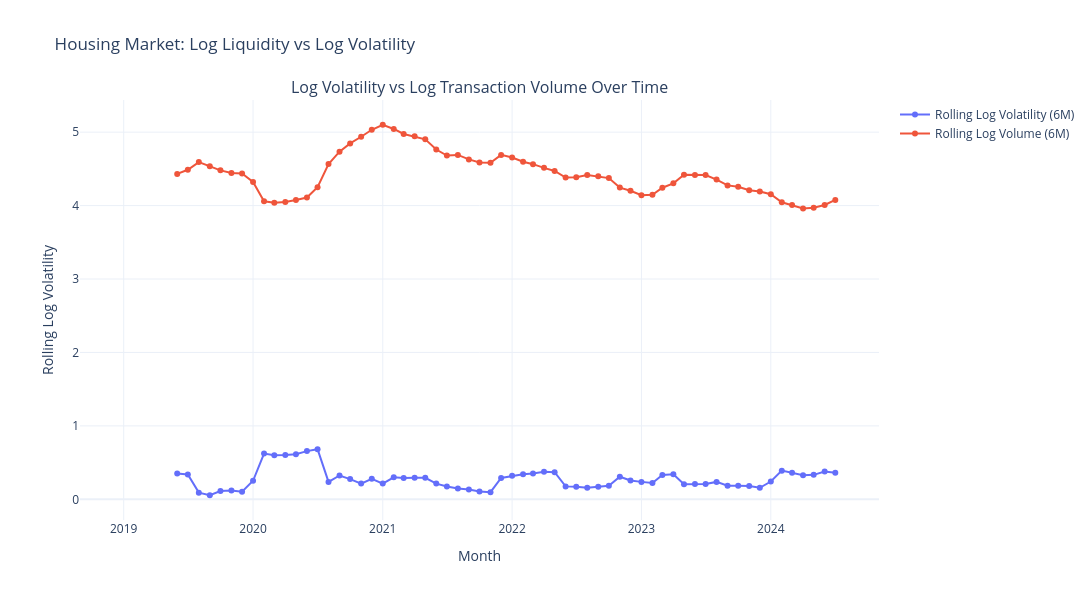

Notebook code for this chart:
### Code cell
target = 'amount_new_house_transactions'
volume_col = 'num_new_house_transactions'

df = new_trans.copy()

# Datetime
df['month'] = pd.to_datetime(df['month'])

# Monthly aggregation
monthly = (
    df.groupby('month')[[target, volume_col]]
    .mean()
    .reset_index()
)

# -----------------------------
# LOG TRANSFORM
# -----------------------------
monthly['log_target'] = np.log1p(monthly[target])
monthly['log_volume'] = np.log1p(monthly[volume_col])

# Rolling volatility trên log target
monthly['rolling_std_6m'] = (
    monthly['log_target']
    .rolling(window=6)
    .std()
)

# Rolling log volume
monthly['rolling_volume_6m'] = (
    monthly['log_volume']
    .rolling(window=6)
    .mean()
)

# -----------------------------
# PLOT
# -----------------------------
from plotly.subplots import make_subplots
import plotly.graph_objects as go

fig = make_subplots(
    rows=1,
    cols=1,
    subplot_titles=[
        'Log Volatility vs Log Transaction Volume Over Time'
    ]
)

# LEFT: Time series
fig.add_trace(
    go.Scatter(
        x=monthly['month'],
        y=monthly['rolling_std_6m'],
        mode='lines+markers',
        name='Rolling Log Volatility (6M)'
    ),
    row=1, col=1
)

fig.add_trace(
    go.Scatter(
        x=monthly['month'],
        y=monthly['rolling_volume_6m'],
        mode='lines+markers',
        name='Rolling Log Volume (6M)',
        yaxis='y2'
    ),
    row=1, col=1
)



# Layout
fig.update_layout(
    template='plotly_white',
    height=600,
    width=1300,
    title='Housing Market: Log Liquidity vs Log Volatility'
)

# Axis labels
fig.update_xaxes(title='Month', row=1, col=1)
fig.update_yaxes(title='Rolling Log Volatility', row=1, col=1)



fig.show()

# Correlation
corr = monthly[['rolling_std_6m', 'rolling_volume_6m']].corr().iloc[0,1]

print(f'Correlation between log volatility and log transaction volume: {corr:.3f}')

### Figure 1 — Plotly figure (JSON) as saved in the notebook; plotly's stock layout.template omitted (floating-point values rounded to 4 significant figures)
{"data": [{"mode": "lines+markers", "name": "Rolling Log Volatility (6M)", "type": "scatter", "x": ["2019-01-01T00:00:00", "2019-02-01T00:00:00", "2019-03-01T00:00:00", "2019-04-01T00:00:00", "2019-05-01T00:00:00", "2019-06-01T00:00:00", "2019-07-01T00:00:00", "2019-08-01T00:00:00", "2019-09-01T00:00:00", "2019-10-01T00:00:00", "2019-11-01T00:00:00", "2019-12-01T00:00:00", "2020-01-01T00:00:00", "2020-02-01T00:00:00", "2020-03-01T00:00:00", "2020-04-01T00:00:00", "2020-05-01T00:00:00", "2020-06-01T00:00:00", "2020-07-01T00:00:00", "2020-08-01T00:00:00", "2020-09-01T00:00:00", "2020-10-01T00:00:00", "2020-11-01T00:00:00", "2020-12-01T00:00:00", "2021-01-01T00:00:00", "2021-02-01T00:00:00", "2021-03-01T00:00:00", "2021-04-01T00:00:00", "2021-05-01T00:00:00", "2021-06-01T00:00:00", "2021-07-01T00:00:00", "2021-08-01T00:00:00", "2021-09-01T00:00:00", "2021-10-01T00:00:00", "2021-11-01T00:00:00", "2021-12-01T00:00:00", "2022-01-01T00:00:00", "2022-02-01T00:00:00", "2022-03-01T00:00:00", "2022-04-01T00:00:00", "2022-05-01T00:00:00", "2022-06-01T00:00:00", "2022-07-01T00:00:00", "2022-08-01T00:00:00", "2022-09-01T00:00:00", "2022-10-01T00:00:00", "2022-11-01T00:00:00", "2022-12-01T00:00:00", "2023-01-01T00:00:00", "2023-02-01T00:00:00", "2023-03-01T00:00:00", "2023-04-01T00:00:00", "2023-05-01T00:00:00", "2023-06-01T00:00:00", "2023-07-01T00:00:00", "2023-08-01T00:00:00", "2023-09-01T00:00:00", "2023-10-01T00:00:00", "2023-11-01T00:00:00", "2023-12-01T00:00:00", "2024-01-01T00:00:00", "2024-02-01T00:00:00", "2024-03-01T00:00:00", "2024-04-01T00:00:00", "2024-05-01T00:00:00", "2024-06-01T00:00:00", "2024-07-01T00:00:00"], "xaxis": "x", "y": [NaN, NaN, NaN, NaN, NaN, 0.3519, 0.3387, 0.09103, 0.05553, 0.1134, 0.1191, 0.1029, 0.2522, 0.6233, 0.6017, 0.6044, 0.6147, 0.6566, 0.6821, 0.2368, 0.3246, 0.2755, 0.2144, 0.2804, 0.2146, 0.2997, 0.2905, 0.2928, 0.2938, 0.2141, 0.1743, 0.1463, 0.1346, 0.1072, 0.09807, 0.2915, 0.3194, 0.3421, 0.3528, 0.3751, 0.3692, 0.1762, 0.1709, 0.1583, 0.1725, 0.1856, 0.3077, 0.2557, 0.2376, 0.2232, 0.332, 0.3425, 0.2069, 0.2101, 0.2076, 0.2373, 0.184, 0.1847, 0.1828, 0.1571, 0.2425, 0.3907, 0.3611, 0.3265, 0.3335, 0.3795, 0.3607], "yaxis": "y"}, {"mode": "lines+markers", "name": "Rolling Log Volume (6M)", "type": "scatter", "x": ["2019-01-01T00:00:00", "2019-02-01T00:00:00", "2019-03-01T00:00:00", "2019-04-01T00:00:00", "2019-05-01T00:00:00", "2019-06-01T00:00:00", "2019-07-01T00:00:00", "2019-08-01T00:00:00", "2019-09-01T00:00:00", "2019-10-01T00:00:00", "2019-11-01T00:00:00", "2019-12-01T00:00:00", "2020-01-01T00:00:00", "2020-02-01T00:00:00", "2020-03-01T00:00:00", "2020-04-01T00:00:00", "2020-05-01T00:00:00", "2020-06-01T00:00:00", "2020-07-01T00:00:00", "2020-08-01T00:00:00", "2020-09-01T00:00:00", "2020-10-01T00:00:00", "2020-11-01T00:00:00", "2020-12-01T00:00:00", "2021-01-01T00:00:00", "2021-02-01T00:00:00", "2021-03-01T00:00:00", "2021-04-01T00:00:00", "2021-05-01T00:00:00", "2021-06-01T00:00:00", "2021-07-01T00:00:00", "2021-08-01T00:00:00", "2021-09-01T00:00:00", "2021-10-01T00:00:00", "2021-11-01T00:00:00", "2021-12-01T00:00:00", "2022-01-01T00:00:00", "2022-02-01T00:00:00", "2022-03-01T00:00:00", "2022-04-01T00:00:00", "2022-05-01T00:00:00", "2022-06-01T00:00:00", "2022-07-01T00:00:00", "2022-08-01T00:00:00", "2022-09-01T00:00:00", "2022-10-01T00:00:00", "2022-11-01T00:00:00", "2022-12-01T00:00:00", "2023-01-01T00:00:00", "2023-02-01T00:00:00", "2023-03-01T00:00:00", "2023-04-01T00:00:00", "2023-05-01T00:00:00", "2023-06-01T00:00:00", "2023-07-01T00:00:00", "2023-08-01T00:00:00", "2023-09-01T00:00:00", "2023-10-01T00:00:00", "2023-11-01T00:00:00", "2023-12-01T00:00:00", "2024-01-01T00:00:00", "2024-02-01T00:00:00", "2024-03-01T00:00:00", "2024-04-01T00:00:00", "2024-05-01T00:00:00", "2024-06-01T00:00:00", "2024-07-01T00:00:00"], "xaxis": "x", "y": [NaN, NaN, NaN, NaN, NaN, 4.431, 4.488, 4.592, 4.535, 4.48, 4.443, 4.437, 4.321, 4.058, 4.038, 4.049, 4.075, 4.11, 4.249, 4.567, 4.735, 4.846, 4.938, 5.033, 5.101, 5.044, 4.975, 4.943, 4.902, 4.763, 4.682, 4.691, 4.629, 4.588, 4.583, 4.691, 4.654, 4.598, 4.564, 4.514, 4.472, 4.382, 4.387, 4.417, 4.399, 4.375, 4.245, 4.203, 4.142, 4.146, 4.243, 4.303, 4.419, 4.418, 4.415, 4.354, 4.275, 4.256, 4.209, 4.192, 4.155, 4.046, 4.007, 3.962, 3.971, 4.008, 4.077], "yaxis": "y"}], "layout": {"annotations": [{"font": {"size": 16}, "showarrow": false, "text": "Log Volatility vs Log Transaction Volume Over Time", "x": 0.5, "xanchor": "center", "xref": "paper", "y": 1, "yanchor": "bottom", "yref": "paper"}], "height": 600, "title": {"text": "Housing Market: Log Liquidity vs Log Volatility"}, "width": 1300, "xaxis": {"anchor": "y", "domain": [0, 1], "title": {"text": "Month"}}, "yaxis": {"anchor": "x", "domain": [0, 1], "title": {"text": "Rolling Log Volatility"}}}}
